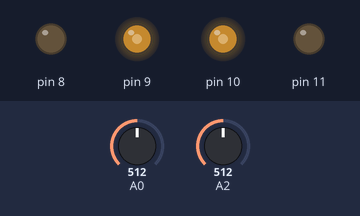
Recording of a sketch running on a simulated Arduino Uno, built with avr-gcc and run on an emulated ATmega328P. Parts: output pins drawn as LEDs (lit = HIGH). The inputs (shaded band) are chosen by the test bench; at power-on: A0 = 512, A2 = 512.

Above: at 0.1 s.
Timing chart, 0 to 1.6 s (numbered marks = the images above):
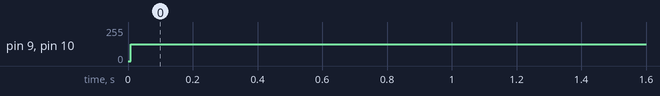

The sketch:

seguidor.ino
```cpp
void muve(char dir);
int adcCon(char ch);

void setup() {
    //pinMode
    DDRB = 0x0F;    // Configura PB1, PB2 PB3 e PB4 como saidas
    PORTB &= ~(0x0F);

    //Configura o PWM
    TCCR1A = 0xA2;    // Configura os pinos OSC1A e OSC1B para o modo fast PWM
    TCCR1B = 0x0C;    // Configura o prescale para 1:1024
    OCR1A = 0xFF;    //Configura o ciclo de trabalho do PWM
    OCR1B = 0xFF;    //Configura o ciclo de trabalho do PWM

    // Configura o covesor AD do atmega
    ADMUX |= (1 << REFS0);    // Seleciona atensão de referenci AVcc
    ADCSRA |= (1 << ADEN) | (1 << ADIF) | (1 << ADPS1) | (1 << ADPS0);    // Habilita o ADC e define o prescaler para 128


    //Loop
    while(1){
        if ((adcCon(0) >= 867) & (adcCon(2) >= 867)) {
            //pass
        }
        if ((adcCon(0) >= 867) & (adcCon(2) >= 867)) {
            //pass
        }
    }
}

void loop() {
  // put your main code here, to run repeatedly:
}

void muve(char dir) {
    switch (dir) {
    case 'f':
        PORTB &= ~(1 << 4);     // Seta PB3 para LOW
        PORTB &= ~(1 << 1);     // Seta PB1 para LOW
        OCR1AH = 0x01;
        OCR1BH = 0x01;
        OCR1AL = 0x80;
        OCR1BL = 0x80;
        break;

    case 'r':
        PORTB |= (1 << 4);     // Seta PB3 para HIGH
        PORTB |= (1 << 1);     // Seta PB1 para HIGH
        OCR1AH = 0x00;
        OCR1BH = 0x00;
        OCR1AL = 0x80;
        OCR1BL = 0x80;
        break;

    case 'd':
        PORTB |= (1 << 4);     // Seta PB3 para HIGH
        PORTB &= ~(1 << 1);     // Seta PB1 para LOW
        OCR1AH = 0x01;
        OCR1BH = 0x00;
        OCR1AL = 0x80;
        OCR1BL = 0x80;
        break;

    case 'e':
        PORTB &= ~(1 << 4);     // Seta PB3 para LOW
        PORTB |= (1 << 1);     // Seta PB1 para HIGH
        OCR1AH = 0x00;
        OCR1BH = 0x01;
        OCR1AL = 0x80;
        OCR1BL = 0x80;
        break;

    case 'p':
        PORTB &= ~(1 << 5);     // Seta PB4 para Low
        PORTB &= ~(1 << 1);     // Seta PB1 para Low
        OCR1AH = 0x00;
        OCR1BH = 0x00;
        OCR1AL = 0x00;
        OCR1BL = 0x00;
        break;
    }
}

int adcCon(char ch){
    static int analogH, analogL, analog;
    ADMUX =(ADMUX & 0xF8) | (ch & 0x07);
    ADCSRA |= (1<<ADSC);
    while (!(ADCSRA & (1<<ADIF)));  // Aguarda a conversão terminar
    ADCSRA |= (1<<ADIF);              // limpa a ADIF com trasição LOW para HIGH

    analogL = ADCL;
    analogH = ADCH;

    analog = (analogH << 8) | analogL;

    return analog;

}
```

Measured:
- by itself, pin 9, pin 10: 0/255 → 127/255 at 0.01 s
